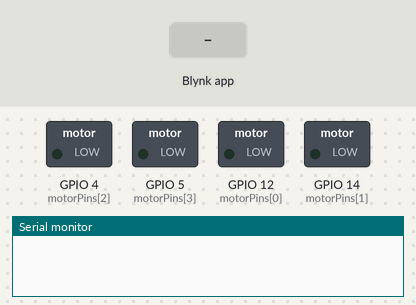
Recording of a sketch running on a simulated ESP8266 (NodeMCU). On the bench: switched loads named in the sketch (green lamp = pin HIGH), the last lines printed to the serial monitor. Inputs (shaded band) come from the test bench. WiFi joins after 1.5 s; servers stay silent unless stated.

Above: at 3.0 s.
3.1 s: Blynk app writes 1 to V0
At 3.6 s:
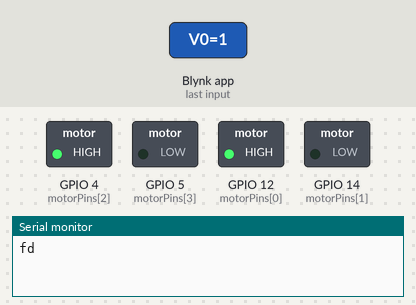
4.6 s: Blynk app writes 1 to V1
At 5.8 s:
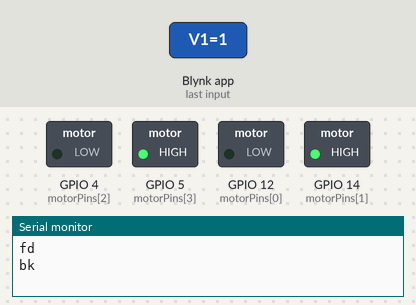
6.1 s: Blynk app writes 1 to V2
At 7.1 s:
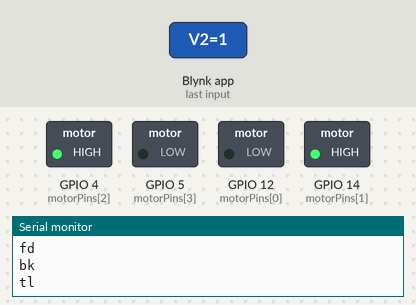
7.6 s: Blynk app writes 1 to V3
At 8.2 s:
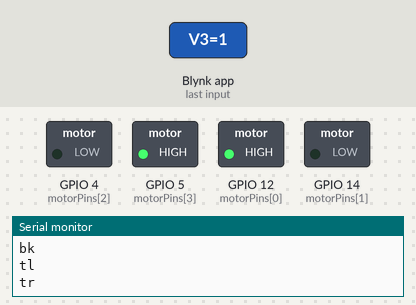
9.1 s: Blynk app writes 200 to V0
At 9.4 s:
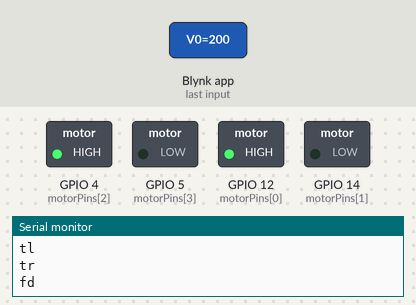
10.6 s: Blynk app writes 200 to V1
At 11.7 s:
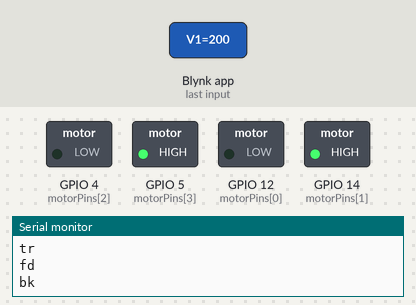
Timing chart, 0 to 13.1 s (numbered marks = the images above; inputs shaded):
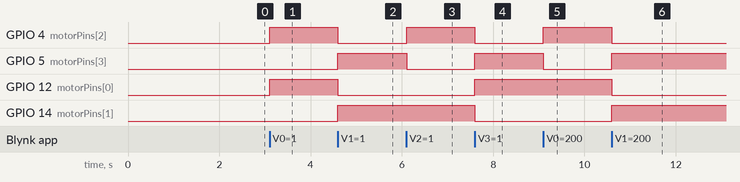

Measured:
- after the input at 3.1 s, GPIO 4 (motorPins[2]), GPIO 12 (motorPins[0]): LOW → HIGH at once
- after the input at 4.6 s, GPIO 4 (motorPins[2]), GPIO 12 (motorPins[0]): HIGH → LOW at once; GPIO 5 (motorPins[3]), GPIO 14 (motorPins[1]): LOW → HIGH at once
- after the input at 6.1 s, GPIO 4 (motorPins[2]): LOW → HIGH at once; GPIO 5 (motorPins[3]): HIGH → LOW at once
- after the input at 7.6 s, GPIO 4 (motorPins[2]), GPIO 14 (motorPins[1]): HIGH → LOW at once; GPIO 5 (motorPins[3]), GPIO 12 (motorPins[0]): LOW → HIGH at once
- after the input at 9.1 s, GPIO 4 (motorPins[2]): LOW → HIGH at once; GPIO 5 (motorPins[3]): HIGH → LOW at once
- after the input at 10.6 s, GPIO 4 (motorPins[2]), GPIO 12 (motorPins[0]): HIGH → LOW at once; GPIO 5 (motorPins[3]), GPIO 14 (motorPins[1]): LOW → HIGH at once

The sketch:

sketch_oct6b.ino
```cpp
#define BLYNK_TEMPLATE_ID "TMPL6h3lxIOey"
#define BLYNK_TEMPLATE_NAME "rainbowsix"
#define BLYNK_AUTH_TOKEN "ZRiWOcaUHqvET-v0i4KiSw-hwQBqIubT"

#define BLYNK_PRINT Serial

#include <ESP8266WiFi.h>
#include <BlynkSimpleEsp8266.h>

const int motorPins[] = {12, 14, 4, 5};  // H-Bridge pins: in1, in2, in3, in4

char ssid[] = "FF1_1";
char pass[] = "123456789";

void setup() {
  Serial.begin(115200);

  for (int i = 0; i < 4; i++) {
    pinMode(motorPins[i], OUTPUT);
  }

  Blynk.begin(BLYNK_AUTH_TOKEN, ssid, pass);
}

void moveMotors(int in1, int in2, int in3, int in4, const char* direction) {
  Serial.println(direction);
  digitalWrite(motorPins[0], in1);
  digitalWrite(motorPins[1], in2);
  digitalWrite(motorPins[2], in3);
  digitalWrite(motorPins[3], in4);
}

void stopMotors() {
  moveMotors(LOW, LOW, LOW, LOW, "stop");
}

BLYNK_WRITE(V0) { param.asInt() ? moveMotors(HIGH, LOW, HIGH, LOW, "fd") : stopMotors(); } // HIGH, LOW, HIGH, LOW
BLYNK_WRITE(V1) { param.asInt() ? moveMotors(LOW, HIGH, LOW, HIGH, "bk") : stopMotors(); } // LOW, HIGH, LOW, HIGH
BLYNK_WRITE(V2) { param.asInt() ? moveMotors(LOW, HIGH, HIGH, LOW, "tl") : stopMotors(); }
BLYNK_WRITE(V3) { param.asInt() ? moveMotors(HIGH, LOW, LOW, HIGH, "tr") : stopMotors(); }

void loop() {
  Blynk.run();
}
```
